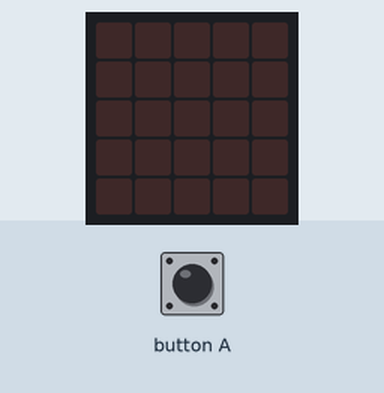
A program run on a simulated BBC micro:bit (MakeCode). On the bench: the board's 5×5 LED display. Inputs (shaded band) come from the test bench.

Above: at 1.2 s.
1.3 s: button A pressed for 0.15 s
At 1.8 s:
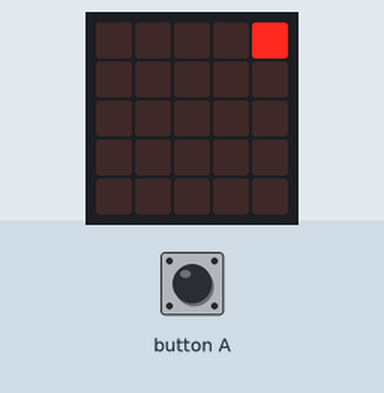
At 2.3 s:
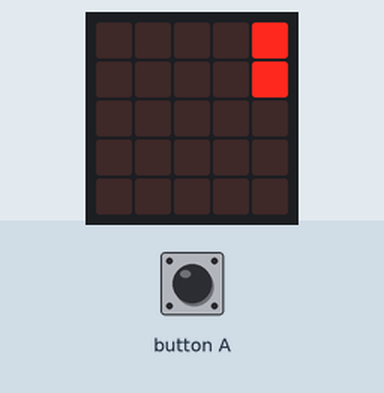
Timing chart, 0 to 4.3 s (numbered marks = the images above; inputs shaded):
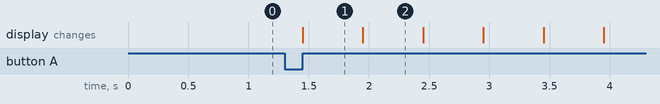

Measured:
- after the input at 1.3 s, the display: changes after 0.15 s (image 1)
- what the display in image 1 shows lasts 0.5 s, from 1.5 s to 2.0 s

The program:

tetris_demo.py
```python
def on_button_pressed_a():
    basic.show_leds("""
        . . . . #
        . . . . .
        . . . . .
        . . . . .
        . . . . .
        """)
    basic.pause(100)
    basic.show_leds("""
        . . . . #
        . . . . #
        . . . . .
        . . . . .
        . . . . .
        """)
    basic.pause(100)
    basic.show_leds("""
        . . . . #
        . . . . #
        . . . . #
        . . . . .
        . . . . .
        """)
    basic.pause(100)
    basic.show_leds("""
        . . . . #
        . . . . #
        . . . . #
        . . . . #
        . . . . .
        """)
    basic.pause(100)
    basic.show_leds("""
        . . . . .
        . . . . #
        . . . . #
        . . . . #
        . . . . #
        """)
    basic.pause(100)
    basic.show_leds("""
        . . # # .
        . . . . #
        . . . . #
        . . . . #
        . . . . #
        """)
    basic.pause(100)
    basic.show_leds("""
        . . . # .
        . . # # #
        . . . . #
        . . . . #
        . . . . #
        """)
    basic.pause(100)
    basic.show_leds("""
        . . # . .
        . . # . #
        . # # . #
        . . . . #
        . . . . #
        """)
    basic.pause(100)
    basic.show_leds("""
        . . . . .
        . . . . #
        . # . . #
        . # # # #
        . . . . #
        """)
    basic.pause(100)
    basic.show_leds("""
        . . . . .
        . . . . #
        . . . . #
        . # . . #
        . # # # #
        """)
    basic.pause(100)
    basic.show_leds("""
        # # . . .
        . . . . #
        . . . . #
        . # . . #
        . # # # #
        """)
    basic.pause(100)
    basic.show_leds("""
        # . . . .
        # # # . #
        . . . . #
        . # . . #
        . # # # #
        """)
    basic.pause(100)
    basic.show_leds("""
        . . . . .
        # # . . #
        # . . . #
        # # . . #
        . # # # #
        """)
    basic.pause(100)
    basic.show_leds("""
        . . . . .
        . . . . #
        # # . . #
        # # . . #
        # # # # #
        """)
    basic.pause(100)
    basic.show_leds("""
        . . . . .
        . . . . #
        # # . . #
        # # . . #
        . . . . .
        """)
    basic.show_leds("""
        . . . . .
        . . . . #
        # # . . #
        # # . . #
        # # # # #
        """)
    basic.show_leds("""
        . . . . .
        . . . . .
        . . . . #
        # # . . #
        # # . . #
        """)
    basic.pause(100)
    basic.show_leds("""
        . . # # .
        . . . . .
        . . . . #
        # # . . #
        # # . . #
        """)
    basic.pause(100)
    basic.show_leds("""
        . . # # .
        . . # # .
        . . . . #
        # # . . #
        # # . . #
        """)
    basic.pause(100)
    basic.show_leds("""
        . . . . .
        . . # # .
        . . # # #
        # # . . #
        # # . . #
        """)
    basic.pause(100)
    basic.show_leds("""
        . . . . .
        . . . . .
        . . # # #
        # # # # #
        # # . . #
        """)
    basic.show_leds("""
        . . . . .
        . . . . .
        . . . . #
        # # # # #
        # # # # #
        """)
    basic.show_leds("""
        . . . . .
        . . . . .
        . . . . #
        . . . . .
        . . . . .
        """)
    basic.show_leds("""
        . . . . .
        . . . . .
        . . . . #
        # # # # #
        # # # # #
        """)
    basic.show_leds("""
        . . . . .
        . . . . .
        . . . . .
        . . . . .
        . . . . #
        """)
    basic.pause(100)
    basic.show_leds("""
        . . # # .
        . . . . .
        . . . . .
        . . . . .
        . . . . #
        """)
    basic.pause(100)
    basic.show_leds("""
        . . . # #
        . . # # .
        . . . . .
        . . . . .
        . . . . #
        """)
    basic.pause(100)
    basic.show_leds("""
        . . . . .
        . . . # #
        . . # # .
        . . . . .
        . . . . #
        """)
    basic.pause(100)
    basic.show_leds("""
        . . . . .
        . . . . .
        . . . # #
        . . # # .
        . . . . #
        """)
    basic.pause(100)
    basic.show_leds("""
        . . . . .
        . . . . .
        . . . . .
        . . . # #
        . . # # #
        """)
    basic.pause(100)
    basic.show_leds("""
        . # # . .
        . . . . .
        . . . . .
        . . . # #
        . . # # #
        """)
    basic.pause(100)
    basic.show_leds("""
        # # . . .
        . # # . .
        . . . . .
        . . . # #
        . . # # #
        """)
    basic.pause(100)
    basic.show_leds("""
        . . # . .
        . # # . .
        . # . . .
        . . . # #
        . . # # #
        """)
    basic.pause(100)
    basic.show_leds("""
        . . . . .
        . . # . .
        . # # . .
        . # . # #
        . . # # #
        """)
    basic.pause(100)
    basic.show_leds("""
        . . . . .
        . . . . .
        . . # . .
        . # # # #
        . # # # #
        """)
    basic.pause(100)
    basic.show_leds("""
        . . . # #
        . . . . .
        . . # . .
        . # # # #
        . # # # #
        """)
    basic.pause(100)
    basic.show_leds("""
        . . . . #
        . . . # #
        . . # . .
        . # # # #
        . # # # #
        """)
    basic.pause(100)
    basic.show_leds("""
        . . . . #
        . . . . #
        . . # # #
        . # # # #
        . # # # #
        """)
    basic.pause(100)
    basic.show_leds("""
        . # # . #
        . . . . #
        . . # # #
        . # # # #
        . # # # #
        """)
    basic.pause(100)
    basic.show_leds("""
        . # # # #
        . # . . #
        . . # # #
        . # # # #
        . # # # #
        """)
    basic.pause(100)
    basic.show_leds("""
        . . . . #
        . # # # #
        . # # # #
        . # # # #
        . # # # #
        """)
    basic.pause(100)
    basic.show_leds("""
        # . . . #
        . # # # #
        . # # # #
        . # # # #
        . # # # #
        """)
    basic.pause(100)
    basic.show_leds("""
        # . . . #
        # # # # #
        . # # # #
        . # # # #
        . # # # #
        """)
    basic.pause(100)
    basic.show_leds("""
        # . . . #
        # # # # #
        # # # # #
        . # # # #
        . # # # #
        """)
    basic.pause(100)
    basic.show_leds("""
        # . . . #
        # # # # #
        # # # # #
        # # # # #
        . # # # #
        """)
    basic.pause(100)
    basic.show_leds("""
        . . . . #
        # # # # #
        # # # # #
        # # # # #
        # # # # #
        """)
    basic.pause(100)
    basic.show_leds("""
        . . . . #
        . . . . .
        . . . . .
        . . . . .
        . . . . .
        """)
    basic.pause(100)
    basic.show_leds("""
        . . . . #
        # # # # #
        # # # # #
        # # # # #
        # # # # #
        """)
    basic.pause(100)
    basic.show_leds("""
        . . . . #
        . . . . .
        . . . . .
        . . . . .
        . . . . .
        """)
    basic.pause(100)
    basic.show_leds("""
        . . . . .
        . . . . .
        . . . . .
        . . . . .
        . . . . #
        """)
    basic.pause(100)
    basic.show_leds("""
        # . . . .
        . . . . .
        . . . . .
        . . . . .
        . . . . #
        """)
    basic.pause(100)
    basic.show_leds("""
        # . . . .
        # . . . .
        . . . . .
        . . . . .
        . . . . #
        """)
    basic.pause(100)
    basic.show_leds("""
        . . . . .
        . . . . .
        # # # # .
        . . . . .
        . . . . #
        """)
    basic.pause(100)
    basic.show_leds("""
        . . . . .
        . . . . .
        . . . . .
        # # # # .
        . . . . #
        """)
    basic.pause(100)
    basic.show_leds("""
        . . . . .
        . . . . .
        . . . . .
        . . . . .
        # # # # #
        """)
    basic.pause(100)
    basic.show_leds("""
        . . . . .
        . . . . .
        . . . . .
        . . . . .
        . . . . .
        """)
    basic.pause(100)
    basic.show_leds("""
        . . . . .
        . . . . .
        . . . . .
        . . . . .
        # # # # #
        """)
    basic.pause(100)
    basic.show_leds("""
        . . . . .
        . . . . .
        . . . . .
        . . . . .
        # . . . .
        """)
    basic.show_leds("""
        . . . . .
        . . . . .
        # . . . .
        . . . . .
        . . . . .
        """)
    basic.show_leds("""
        # . . . .
        . . . . .
        . . . . .
        . . . . .
        . . . . .
        """)
    basic.show_leds("""
        . . # . .
        . . . . .
        . . . . .
        . . . . .
        . . . . .
        """)
    basic.show_leds("""
        . . . . #
        . . . . .
        . . . . .
        . . . . .
        . . . . .
        """)
    basic.show_leds("""
        . . . . .
        . . . . .
        . . . . #
        . . . . .
        . . . . .
        """)
    basic.show_leds("""
        . . . . .
        . . . . .
        . . . . .
        . . . . .
        . . . . #
        """)
    basic.show_leds("""
        . . . . .
        . . . . .
        . . . . .
        . . . . .
        . . # . .
        """)
    basic.show_leds("""
        . . . . .
        . . . . .
        . . . . .
        . # . . .
        . . . . .
        """)
    basic.show_leds("""
        . . . . .
        . # . . .
        . . . . .
        . . . . .
        . . . . .
        """)
    basic.show_leds("""
        . . . . .
        . . . # .
        . . . . .
        . . . . .
        . . . . .
        """)
    basic.show_leds("""
        . . . . .
        . . . . .
        . . . . .
        . . . # .
        . . . . .
        """)
    basic.show_leds("""
        . . . . .
        . . . . .
        . . # . .
        . . . . .
        . . . . .
        """)
    basic.show_string("YOU WIN.")
input.on_button_pressed(Button.A, on_button_pressed_a)
```
